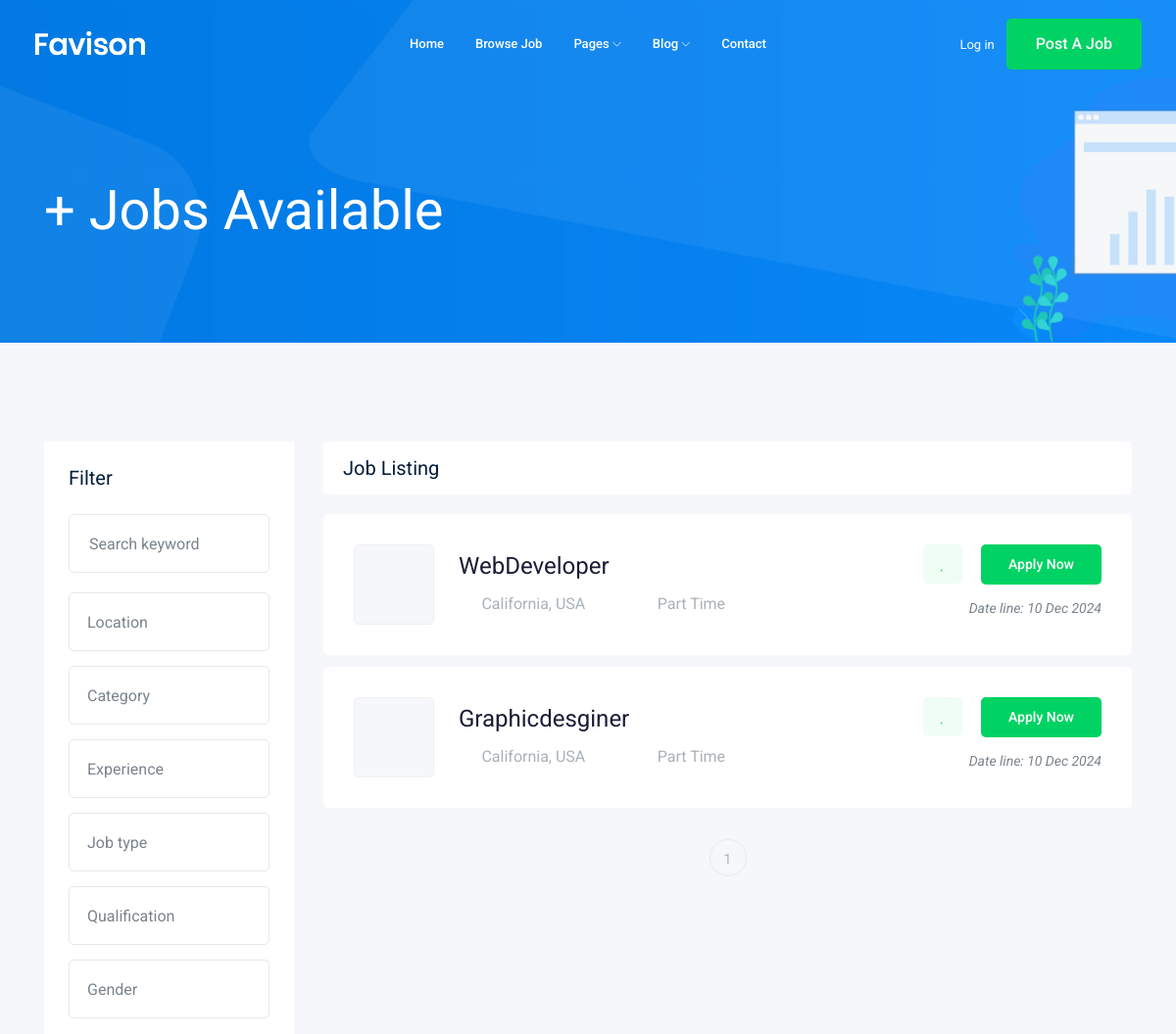
The page /jobs/ (upper part) on the database as committed earlier.
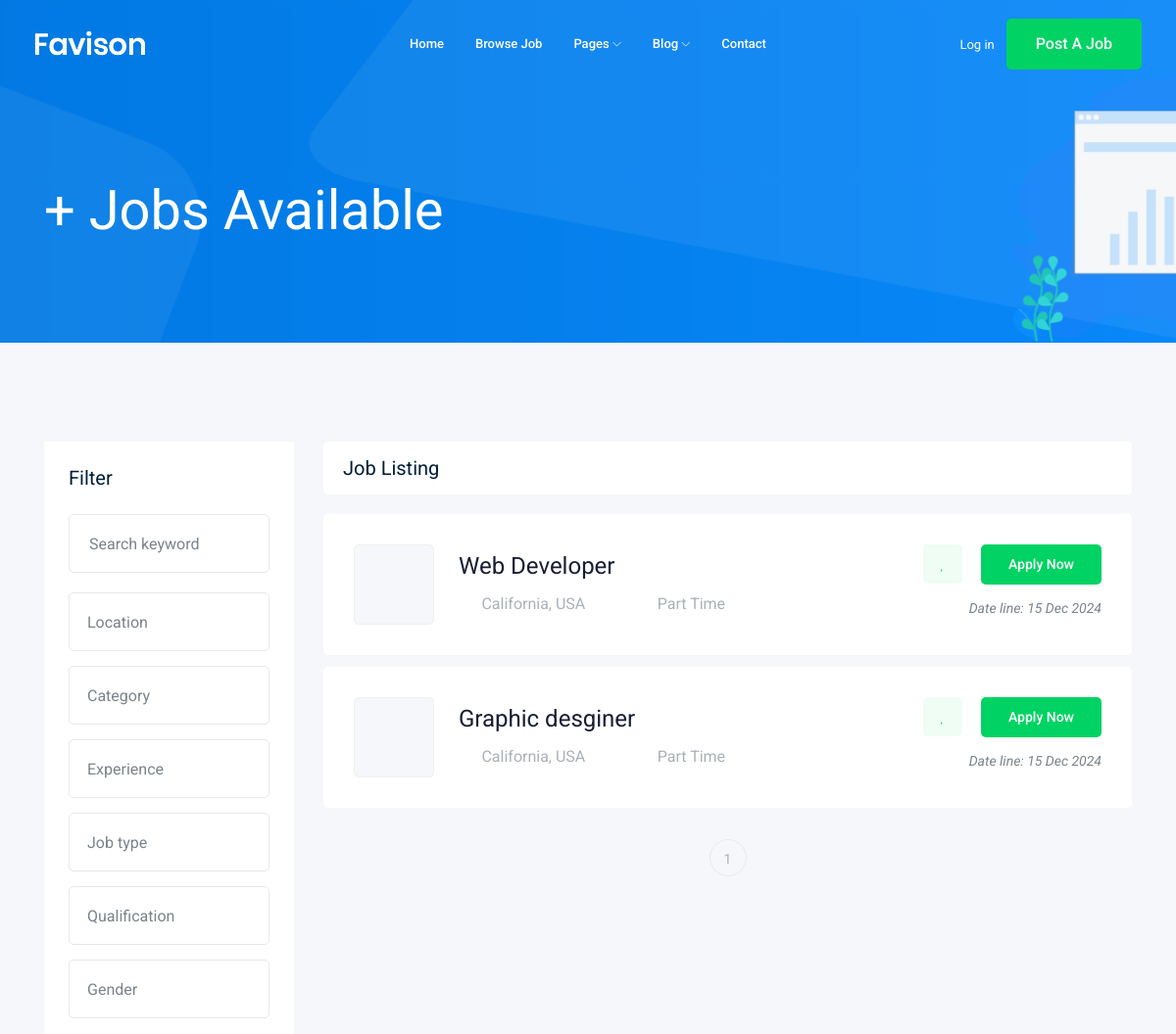
The same page on the database as committed later.
### job/models.py (models this page shows, shortened)
class Job(models.Model):
    owner = models.ForeignKey(User, related_name='job_owner',on_delete=models.CASCADE)
    title = models.CharField(max_length=100)
    job_type = models.CharField(max_length=50, choices=JOB_TYPE)
    description = models.TextField(max_length=1000,blank=True, null=True)
    published_at = models.DateTimeField(auto_now=True, auto_now_add=False)
    vacancy = models.IntegerField(default=1)
    salary = models.IntegerField(default=0)
    experince = models.IntegerField(default=1)
    category = models.ForeignKey('Category', on_delete=models.CASCADE)
    image = models.ImageField(upload_to='jobs/')
    slug = models.SlugField(blank=True, null=True)
    def __str__(self):
        return self.title

### job/views.py (the view)
# urls.py: path('', views.job_list, name='joblist'),
def job_list(request):
    job_list = Job.objects.all()
    paginator = Paginator(job_list,3)
    page_number = request.GET.get("page")
    page_obj = paginator.get_page(page_number)
    jobs = {'jobs' : page_obj}
    return render(request, 'job/job_list.html', jobs)

### job/templates/job/job_list.html (shortened to what this page needs)
{% extends 'base.html' %}
{% block body %}
    <div class="bradcam_area bradcam_bg_1">
        <div class="container">
            <div class="row">
                <div class="col-xl-12">
                    <div class="bradcam_text">
                        <h3>{{jobs.count}}+ Jobs Available</h3>
                    </div>
                </div>
            </div>
        </div>
    </div>
    <div class="job_listing_area plus_padding">
        <div class="container">
            <div class="row">
                <div class="col-lg-3">
                    <div class="job_filter white-bg">
                        <div class="form_inner white-bg">
                            <h3>Filter</h3>
                            <form action="#">
                                <div class="row">
                                    <div class="col-lg-12">
                                        <div class="single_field">
                                            <input type="text" placeholder="Search keyword">
                                        </div>
                                    </div>
                                    <div class="col-lg-12">
                                    </div>
                                    <div class="col-lg-12">
                                    </div>
                                    <div class="col-lg-12">
                                    </div>
                                    <div class="col-lg-12">
                                    </div>
                                    <div class="col-lg-12">
                                    </div>
                                    <div class="col-lg-12">
                                    </div>
                                </div>
                            </form>
                        </div>
                    </div>
                </div>
                <div class="col-lg-9">
                    <div class="recent_joblist_wrap">
                        <div class="recent_joblist white-bg ">
                            <div class="row align-items-center">
                                <div class="col-md-6">
                                    <h4>Job Listing</h4>
                                </div>
                                <div class="col-md-6">
                                </div>
                            </div>
                        </div>
                    </div>
                    <div class="job_lists m-0">
                        <div class="row">
                            {% for job in jobs %}
                            <div class="col-lg-12 col-md-12">
                                <div class="single_jobs white-bg d-flex justify-content-between">
                                    <div class="jobs_left d-flex align-items-center">
                                        <div class="thumb">
                                        </div>
                                        <div class="jobs_conetent">
                                            <a href="{% url 'jobs:job_deatils' job.slug %}"><h4>{{job}}</h4></a>
                                            <div class="links_locat d-flex align-items-center">
                                                <div class="location">
                                                    <p> <i class="fa fa-map-marker"></i> California, USA</p>
                                                </div>
                                                <div class="location">
                                                    <p> <i class="fa fa-clock-o"></i> {{job.job_type}}</p>
                                                </div>
                                            </div>
                                        </div>
                                    </div>
                                    <div class="jobs_right">
                                        <div class="apply_now">
                                            <a class="heart_mark" href="#"> <i class="fa fa-heart"></i> </a>
                                            <a href="{% url 'jobs:job_deatils' job.slug %}" class="boxed-btn3">Apply Now</a>
                                        </div>
                                        <div class="date">
                                            <p>Date line: {{job.published_at| date:'d M o'}}</p>
                                        </div>
                                    </div>
                                </div>
                            </div>
                            {% endfor %}
                        </div>
                        <div class="row">
                            <div class="col-lg-12">
                                <div class="pagination_wrap">
                                    <ul>
                                        {% for j in jobs.paginator.page_range  %}
                                        <li><a href="?page={{j}}"><span>{{j}}</span></a></li>
                                        {% endfor %}
                                        </ul>
                                </div>
                            </div>
                        </div>
                    </div>
                </div>
            </div>
        </div>
    </div>
{% endblock body %}

### templates/base.html (shortened to what this page needs)
{% load static %}
<!doctype html>
<html class="no-js" lang="zxx">
<head>
    <link rel="stylesheet" href="{% static 'css/bootstrap.min.css' %}">
    <link rel="stylesheet" href="{% static 'css/owl.carousel.min.css' %}">
    <link rel="stylesheet" href="{% static 'css/magnific-popup.css' %}">
    <link rel="stylesheet" href="{% static 'css/font-awesome.min.css' %}">
    <link rel="stylesheet" href="{% static 'css/themify-icons.css' %}">
    <link rel="stylesheet" href="{% static 'css/nice-select.css' %}">
    <link rel="stylesheet" href="{% static 'css/flaticon.css' %}">
    <link rel="stylesheet" href="{% static 'css/jquery-ui.css' %}">
    <link rel="stylesheet" href="{% static 'css/gijgo.css' %}">
    <link rel="stylesheet" href="{% static 'css/animate.min.css' %}">
    <link rel="stylesheet" href="{% static 'css/slicknav.css' %}">
    <link rel="stylesheet" href="{% static 'css/style.css' %}">
</head>
<body>
    <header>
        <div class="header-area ">
            <div id="sticky-header" class="main-header-area">
                <div class="container-fluid ">
                    <div class="header_bottom_border">
                        <div class="row align-items-center">
                            <div class="col-xl-3 col-lg-2">
                                <div class="logo">
                                    <a href="index.html">
                                        <img src="img/logo.png" alt="">
                                    </a>
                                </div>
                            </div>
                            <div class="col-xl-6 col-lg-7">
                                <div class="main-menu  d-none d-lg-block">
                                    <nav>
                                        <ul id="navigation">
                                            <li><a href="index.html">home</a></li>
                                            <li><a href="{% url 'jobs:joblist'%}">Browse Job</a></li>
                                            <li><a href="#">pages <i class="ti-angle-down"></i></a>
                                            </li>
                                            <li><a href="#">blog <i class="ti-angle-down"></i></a>
                                            </li>
                                            <li><a href="contact.html">Contact</a></li>
                                        </ul>
                                    </nav>
                                </div>
                            </div>
                            <div class="col-xl-3 col-lg-3 d-none d-lg-block">
                                <div class="Appointment">
                                    <div class="phone_num d-none d-xl-block">
                                        <a href="#">Log in</a>
                                    </div>
                                    <div class="d-none d-lg-block">
                                        <a class="boxed-btn3" href="{% url 'jobs:add_job' %}">Post a Job</a>
                                    </div>
                                </div>
                            </div>
                            <div class="col-12">
                            </div>
                        </div>
                    </div>
                </div>
            </div>
        </div>
    </header>
{% block body %}
{% endblock body %}
</body>
</html>

Rows that differ between the two databases and show on the page:
changed Job: title "WebDeveloper" → "Web Developer"; published_at "10 Dec 2024" → "15 Dec 2024"
changed Job: title "Graphicdesginer" → "Graphic desginer"; published_at "10 Dec 2024" → "15 Dec 2024"
